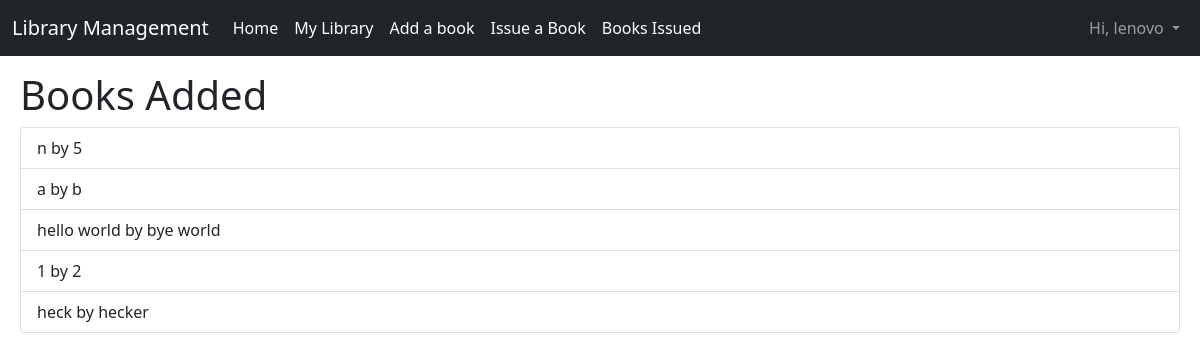
Screenshot of /library/ (signed in) with the database file from the repository.
### main/models.py (models this page shows, shortened)
class Book(models.Model):
    title = models.CharField(max_length=350)
    author = models.CharField(max_length=300)
    description = models.TextField(max_length=5000, null=True, blank=True)
    issued = models.BooleanField(default=False)

### main/views.py (the view)
# urls.py: path("library/", views.library, name="library"),
@login_required(login_url='login')
def library(request):
    data['books'] = Book.objects.all()
    return render(request, 'library.html', data)

### templates/library.html
{% extends "layout.html" %}
{% block body %}
<h1>Books Added</h1>
    <div class="list-group">
    {% if books %}
        {% for book in books %}
            <a href="/book/{{ book.id }}" class="list-group-item list-group-item-action" >{{ book.title }} by {{ book.author }}</a>
        {% endfor %}
    </div>
    {% else %}
    <br>
    <h5>Woops! There aren't any books here, <a href="/add-book" style="text-decoration: none">click here</a> to add one</h5>
    {% endif %}
{% endblock body %}

### templates/layout.html (shortened to what this page needs)
{% load static %}
<!DOCTYPE html>
<html lang="en">
<head>
    <link href="https://cdn.jsdelivr.net/npm/bootstrap@5.1.1/dist/css/bootstrap.min.css" rel="stylesheet">
    <link rel="stylesheet" href="{% static 'styles.css' %}">
    <link rel="stylesheet" href="https://unpkg.com/@trevoreyre/autocomplete-js/dist/style.css"/>
</head>
<body>
    <nav class="navbar navbar-expand-lg navbar-dark bg-dark sticky-top">
        <div class="container-fluid">
          <a class="navbar-brand" href="">Library Management</a>
          <div class="collapse navbar-collapse" id="navbarSupportedContent">
            <ul class="navbar-nav me-auto mb-2 mb-lg-0">
              <li class="nav-item">
                <a class="nav-link active" aria-current="page" href="/">Home</a>
              </li>
              <li class="nav-item">
                <a class="nav-link active" aria-current="page" href="/library">My Library</a>
              </li>
              <li class="nav-item">
                <a class="nav-link active" aria-current="page" href="/add-book">Add a book</a>
              </li>
              <li class="nav-item">
                <a class="nav-link active" aria-current="page" href="/issue-book">Issue a Book</a>
              </li>
              <li class="nav-item">
                <a class="nav-link active" aria-current="page" href="/books-issued">Books Issued</a>
              </li>
              </ul>
              <ul class="navbar-nav ms-auto">
                {% if user.is_authenticated %}
                <li class="nav-item dropdown">
                  <a class="nav-link dropdown-toggle" href="#" id="navbarDarkDropdownMenuLink" role="button" data-bs-toggle="dropdown" aria-expanded="false">
                    Hi, {{ request.user }}
                  </a>
                </li>
                {% endif %}
              </ul>
          </div>
        </div>
      </nav>
    <div class="content">
        {% block body %}{% endblock body %}
    </div>
</body>
</html>

### static/styles.css (style rules this page uses)
.content { margin: 15px 20px; }

### rows the page displays
Book: title "n", author "5"
Book: title "a", author "b"
Book: title "hello world", author "bye world"
Book: title "1", author "2"
Book: title "heck", author "hecker"

### other values shown
{{ request.user }} "lenovo"
